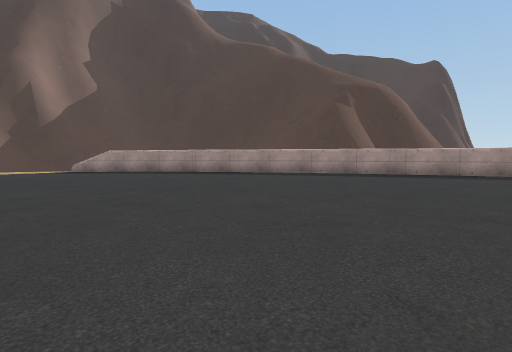
View 1 (above)

19 first-person views from a walk through a scene from a Unity 3-D project. The camera is 1.2 m above the floor, tilts 4° down and sees 80° across. The floor is counted in squares, 2 m on a side. Each view is taken from the middle of a square. On the plan, view 1 faces up. The plan holds only what a view shows up to about 9 squares ahead; the rest is blank. The place goes on beyond the plan. Some surface patterns are stand-ins.

View 2
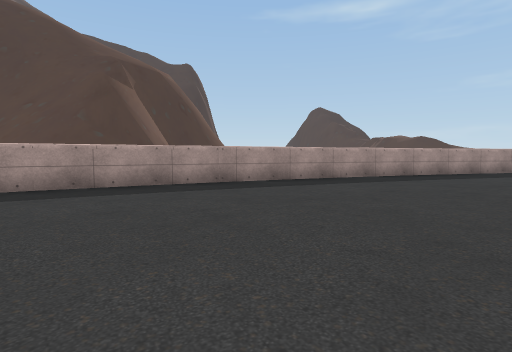

View 3
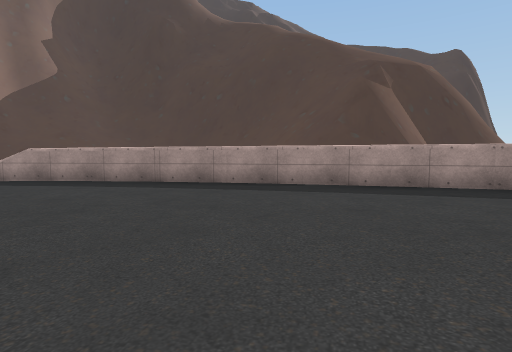

View 4
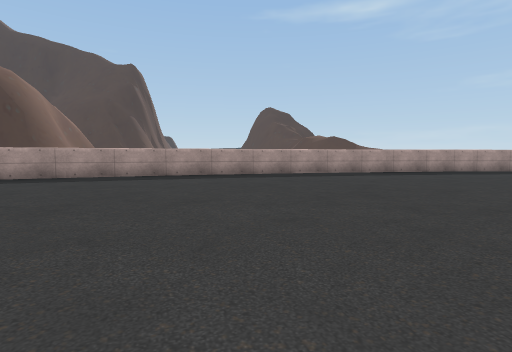

View 5
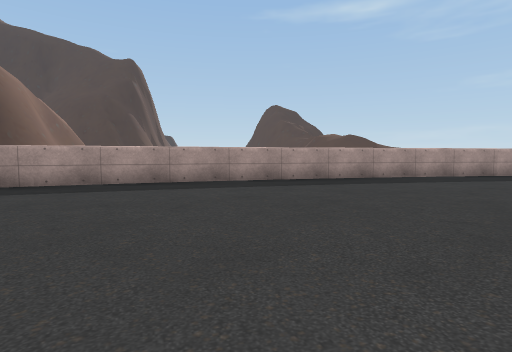

View 6
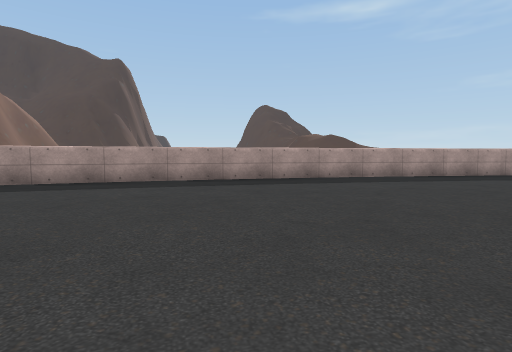

View 7
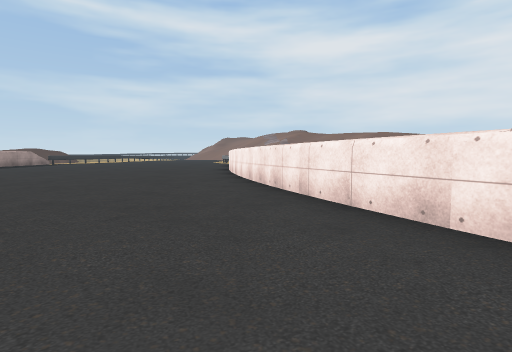

View 8
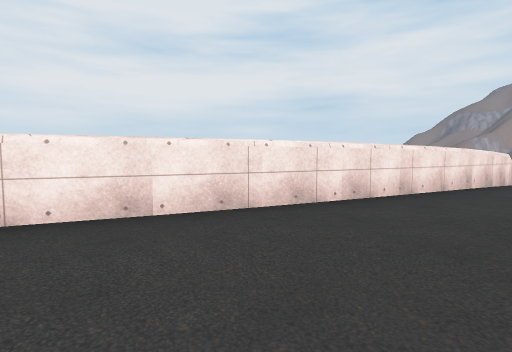

View 9
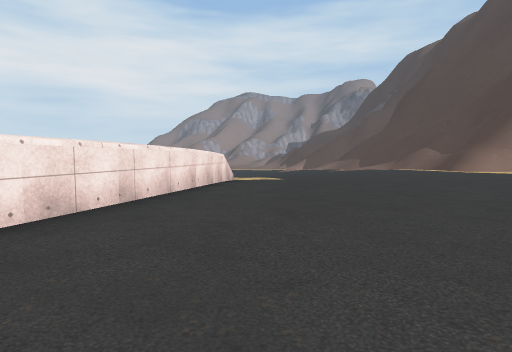

View 10
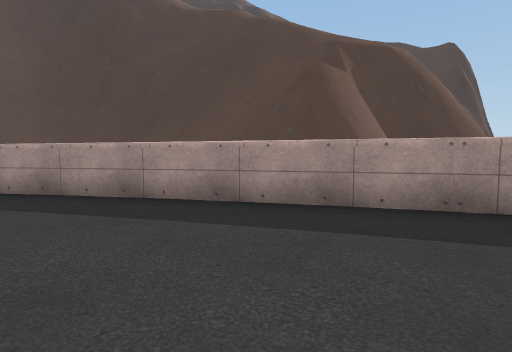

View 11
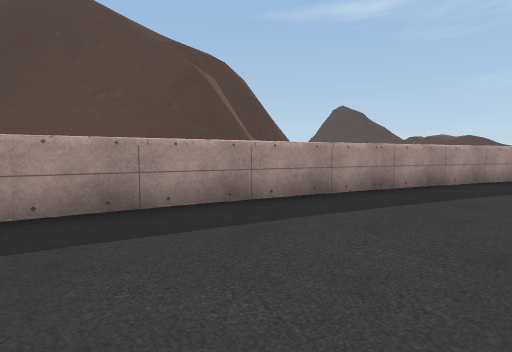

View 12
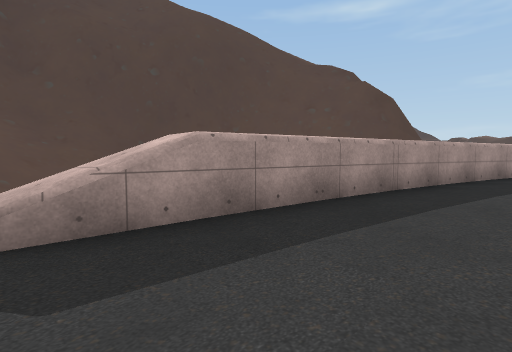

View 13
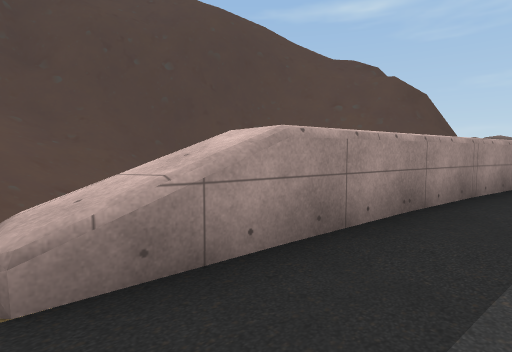

View 14
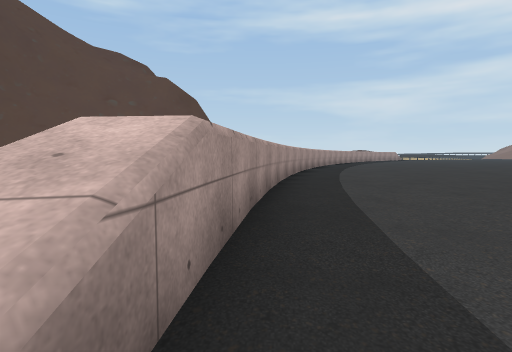

View 15
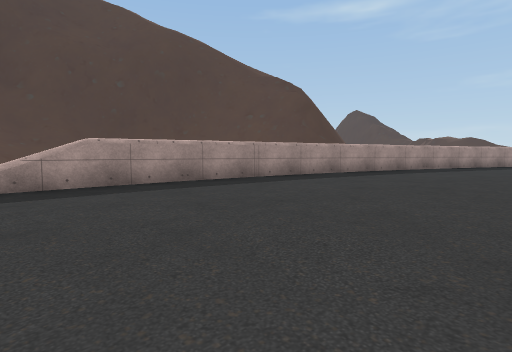

View 16
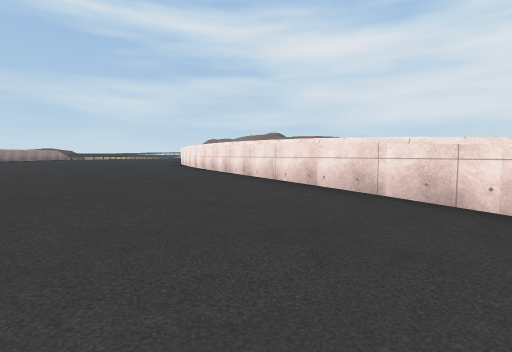

View 17
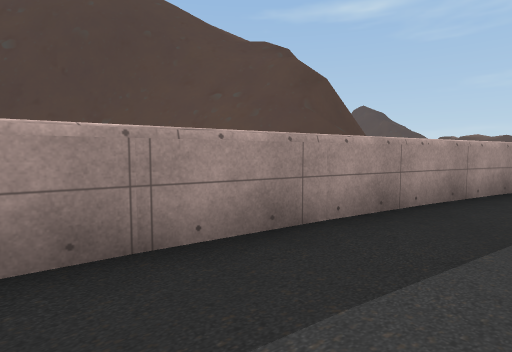

View 18
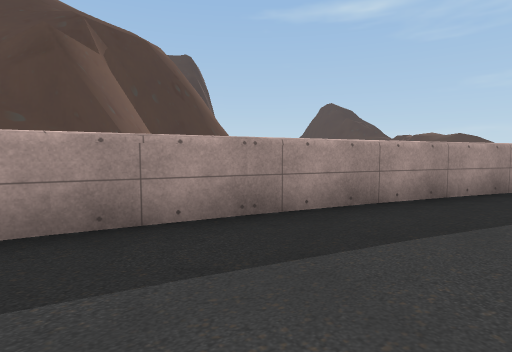

View 19
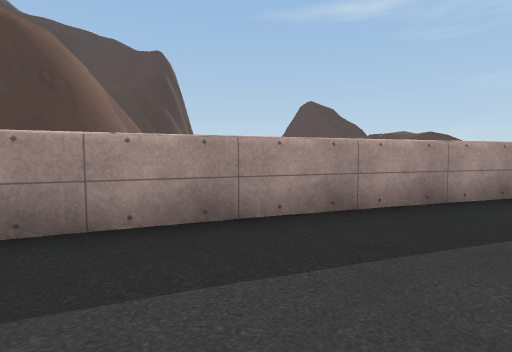

### Floor plan
Key: @ floor where view 1 was taken; # wall or solid block; . floor; / step, stairs or slope; = window, fence, low wall or low ledge; ^ raised ledge; v drop or lower ground.
Columns run from 7 left of view 1 to 19 right of it. Each row starts with its distance up from view 1.
 20  ####vvv
 19  /#### v
 18  ////####=
 17  ////#####// //
 16  ///  /////////v
 15        ==///v==^
 14         //=v####
 13         //#=#
 12 .^       #//
 11 .#######
 10 ........####
  9 ...........####
  8 ..............###
  7 ................#=
  6 ................./
  5 ................./ /#
  4 ................../.. #
  3 ....................^^^##
  2 ...................^^^^^##
  1 .................^^^^^^^^^#
  0 ^##....@.......^^^^^^^^^
 -1   #####.......^^^^^^
 -2       ####... ^^^^^
 -3          ### ^^^^^
 -4             ##^^^
 -5               #^

Positions as (right, up) in squares from view 1, and headings:
1: (0, 0), facing up
2: (0, 4), facing up-right
3: (0, 4), facing up
4: (5, -1), facing up-right
5: (6, 1), facing up-right
6: (7, 0), facing up-right
7: (1, 1), facing down-right
8: (3, 1), facing down-left
9: (2, 1), facing left
10: (2, 6), facing up
11: (-1, 7), facing up-right
12: (-7, 9), facing up-right
13: (-7, 10), facing up-right
14: (-7, 11), facing right
15: (-7, 6), facing up-right
16: (-7, 4), facing down-right
17: (-3, 9), facing up-right
18: (2, 7), facing up-right
19: (5, 6), facing up-right
